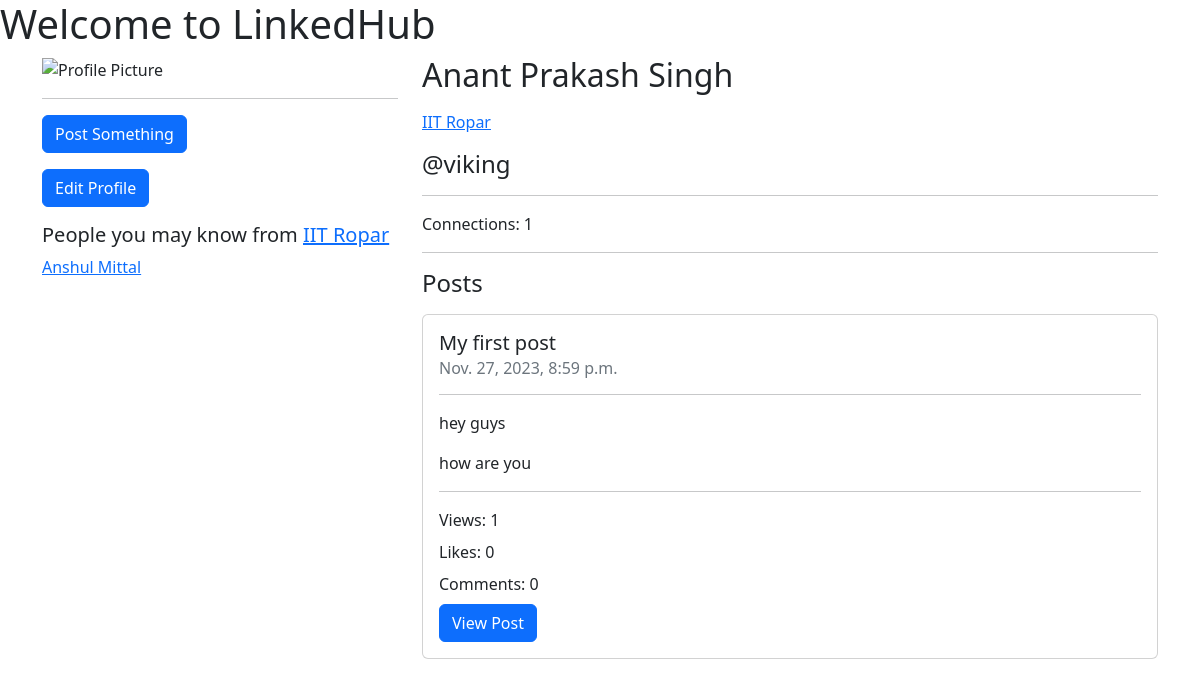
Before: /viking/ (signed in) with the older database file.
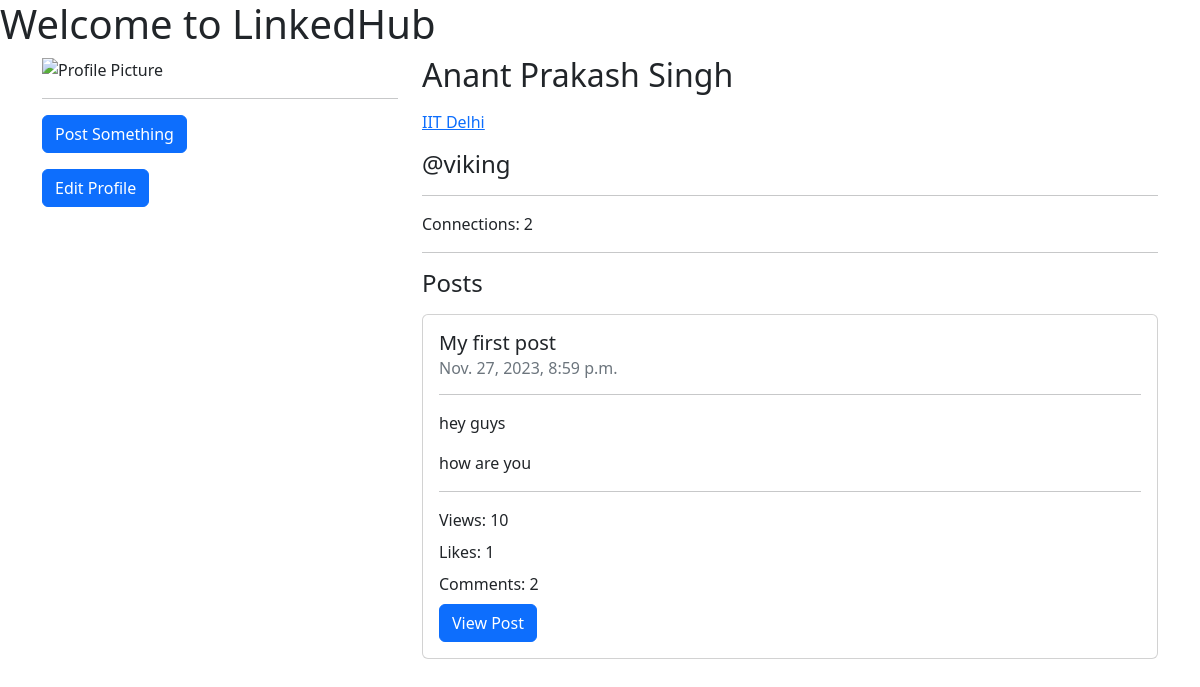
After: the same page with the newer database file.
### home/models.py (models this page shows, shortened)
class UserProfile(models.Model):
    username = models.CharField(max_length=100)
    name = models.CharField(max_length=100)
    profile_pic = models.TextField(blank=True)
    bio = models.TextField(blank=True)
    organization = models.CharField(max_length=100, blank=True)
    is_organization = models.BooleanField(default=False)

### post/models.py (models this page shows, shortened)
class Post(models.Model):
    post_id = models.AutoField(primary_key=True)
    title = models.CharField(max_length=200)
    content = models.TextField()
    author_id = models.CharField(max_length=100)
    views = models.IntegerField(default=0)
    likes = models.IntegerField(default=0)
    comments = models.IntegerField(default=0)
    timestamp = models.DateTimeField(auto_now_add=True)

### home/views.py (the view, shortened to what this page needs)
# urls.py: path('<str:username>/', views.profile, name='profile'),
def profile(request, username):
    prof = UserProfile.objects.raw(f'SELECT * FROM home_userprofile WHERE username = "{username}"')[0]
    posts = Post.objects.raw(f'SELECT * FROM post_post WHERE author_id = "{username}" ORDER BY timestamp DESC')
    connections = Connection.objects.raw(f'SELECT * FROM home_connection WHERE user1 = "{username}"')
    connections = len(connections)
    context = {
        'profile': prof,
        'posts': posts,
        'connections': connections,
    }
    if prof.organization:
        organization = UserProfile.objects.raw(f'SELECT * FROM home_userprofile WHERE username = "{prof.organization}"')[0]
        context['organization'] = organization
    if request.user.is_authenticated and request.user.username == username:
        if prof.organization:
            suggestions = UserProfile.objects.raw(f'SELECT * FROM home_userprofile WHERE organization = "{prof.organization}" AND username != "{username}" AND username NOT IN (SELECT user2 FROM home_connection WHERE user1 = "{username}")')
            context['suggestions'] = suggestions
        with db_connection.cursor() as cursor:
            cursor.execute(f'''
                SELECT sender, name
                FROM home_pendingrequest
                LEFT JOIN home_userprofile
                ON sender = username
                WHERE receiver = "{request.user.username}";
            ''')
            pending_requests = []
            for row in cursor.fetchall():
                pending_request = {
                    'sender': row[0],
                    'name': row[1],
                }
                pending_requests.append(pending_request)
        context['pending_requests'] = pending_requests
    return render(request, 'profile.html', context)

### templates/profile.html (shortened to what this page needs)
{% load tz %}
<!DOCTYPE html>
<html lang="en">
<head>
    <link rel="stylesheet" href="https://cdn.jsdelivr.net/npm/bootstrap@5.2.3/dist/css/bootstrap.min.css">
</head>
<body>
    <h1>Welcome to LinkedHub</h1>
    <div class="container">
        <div class="row">
            <div class="col-md-4">
                <img src="{{ profile.profile_pic }}" alt="Profile Picture" class="img-fluid">
                {% if request.user.username == profile.username %}
                    <hr>
                    <p><a href="/post/create" class="btn btn-primary">Post Something</a></p>
                    <p><a href="/settings" class="btn btn-primary">Edit Profile</a></p>
                    {% if suggestions %}
                        <h5>People you may know from <a href="/{{ profile.organization }}">{{ organization.name }}</a></h5>
                        {% for suggestion in suggestions %}
                            <p><a href="/{{ suggestion.username }}">{{ suggestion.name }}</a></p>
                        {% endfor %}
                    {% endif %}
                {% endif %}
            </div>
            <div class="col-md-8">
                <h2>{{ profile.name }}</h2>
                {% if organization %}
                    <p><a href="/{{ profile.organization }}">{{ organization.name }}</a></p>
                {% endif %}
                <h4>@{{ profile.username }}</h4>
                <hr>
                <p>Connections: {{ connections }}</p>
                <hr>
                <h4>Posts</h4>
                {% if posts %}
                    {% for post in posts %}
                        <div class="card my-3">
                            <div class="card-body">
                                <h5 class="card-title">{{ post.title }}</h5>
                                <h6 class="card-subtitle mb-2 text-muted">{{ post.timestamp|timezone:"Asia/Kolkata" }}</h6>
                                <hr>
                                <p class="card-text">{{ post.content|linebreaks }}</p>
                                <hr>
                                <p class="card-title">Views: {{ post.views }}</p>
                                <p class="card-title">Likes: {{ post.likes }}</p>
                                <p class="card-title">Comments: {{ post.comments }}</p>
                                <a href="/post/{{ post.post_id }}" class="btn btn-primary">View Post</a>
                            </div>
                        </div>
                    {% endfor %}
                {% else %}
                    <p>No posts yet.</p>
                {% endif %}
            </div>
        </div>
    </div>
</body>
</html>

Changed rows visible on the page:
no longer on this page (row edited): UserProfile: name "IIT Ropar"
no longer on this page (row unchanged): UserProfile: name "Anshul Mittal"
changed UserProfile "Anant Prakash Singh": organization "iitropar" → "iitdelhi" (drawn)
added UserProfile: name "IIT Delhi"
changed Post "My first post": views "1" → "10"; likes "0" → "1"; comments "0" → "2"
Other visible differences:
{{ connections }}: "1" → "2"
text no longer shown: "People you may know from"
